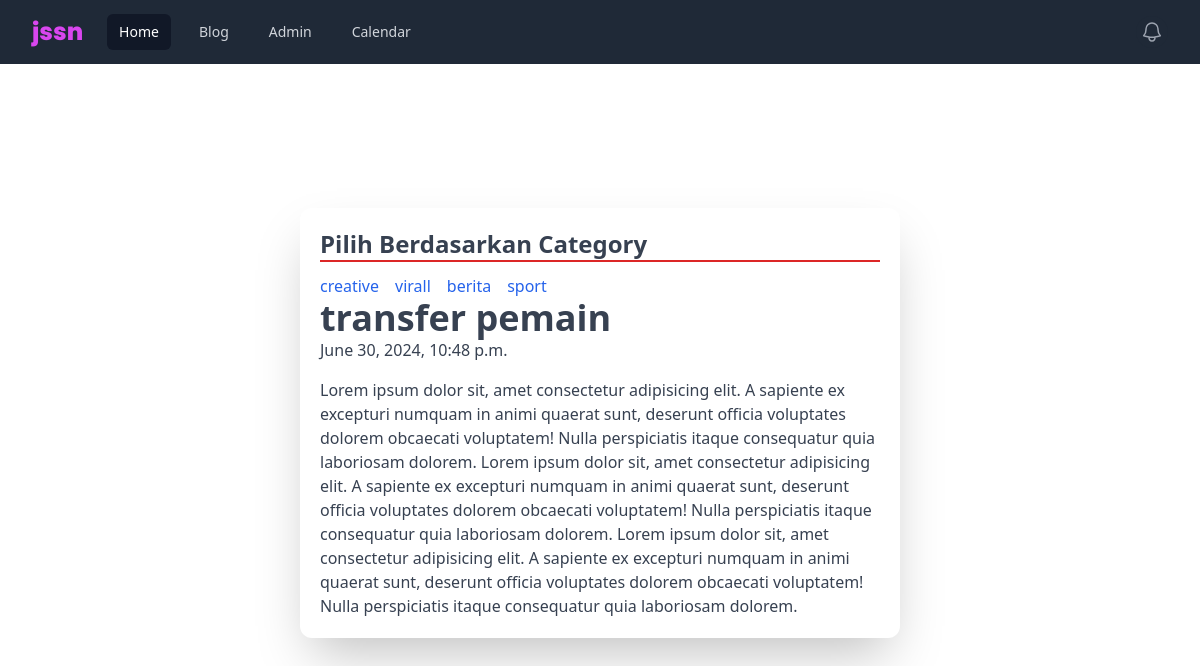
The app's page /blog/category/sport with its own data.
### blog/models.py (models this page shows, shortened)
class Post(models.Model):
    judul = models.CharField(max_length=225)
    body = models.TextField()
    category = models.CharField(max_length=225)
    waktuPosting = models.DateTimeField(auto_now_add=True)
    update = models.DateTimeField(default=timezone.now)
    slug = models.SlugField(blank=True, editable=False)

### blog/views.py (the view)
# urls.py: path('category/<str:categoryurl>',views.category,name="category")
def category(request,categoryurl):
    categories = Post.objects.values('category').distinct
    post = Post.objects.filter(category = categoryurl)
    context = {
        'judul' : 'Pilih Berdasarkan Category',
        'postingan'   : post,
        'category'  : categories
    }
    return render(request,'category.html',context)

### blog/templates/category.html
{% extends 'index.html' %}
{% block main_content %}
    <h1 class="font-extrabold text-2xl mb-3 border-b-2 border-solid border-red-600">{{judul}}</h1>
        <ul class="flex">
            {% for fillcategory in category %}
                <li><a href="{% url 'blog:category' categoryurl=fillcategory.category%}" class="mr-4 text-blue-600 hover:underline">{{fillcategory.category}}</a></li>
            {% endfor %}
        </ul>
        {% for fillpost in postingan %}
            <h1 class="font-extrabold text-4xl">{{fillpost.judul}}</h1>
                <p class="mb-4">{{fillpost.update}}</p>
            <p>{{fillpost.body}}</p>
        {% endfor %}
{% endblock main_content %}

### records on screen
Post: judul "transfer pemain", update "June 30, 2024, 10:48 p.m.", body "Lorem ipsum dolor sit, amet consectetur adipisicing elit. A sapiente ex excepturi numquam in animi quaerat sunt, deserunt officia voluptates dolorem obcaecati voluptatem! Nulla perspiciatis itaque consequatur quia laboriosam dolorem. Lorem ipsum dolor sit, amet consectetur adipisicing elit. A sapiente ex excepturi numquam in animi quaerat sunt, deserunt officia voluptates dolorem obcaecati voluptatem! Nulla perspiciatis itaque consequatur quia laboriosam dolorem. Lorem ipsum dolor sit, amet consectetur adipisicing elit. A sapiente ex excepturi numquam in animi quaerat sunt, deserunt officia voluptates dolorem obcaecati voluptatem! Nulla perspiciatis itaque consequatur quia laboriosam…"

### other values on screen
{{ judul }} "Pilih Berdasarkan Category"
{{ fillcategory.category }} "creative" "virall" "berita" "sport"
